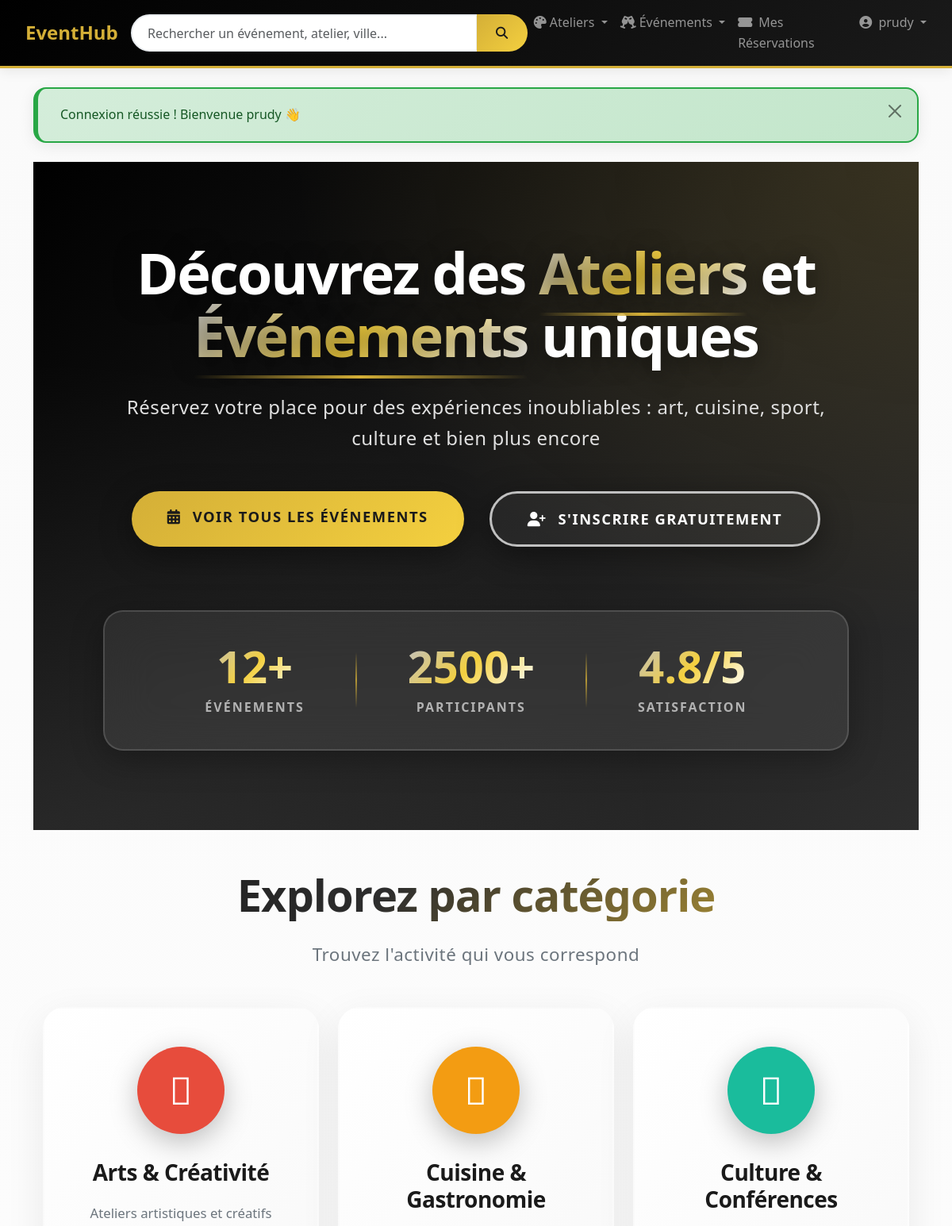
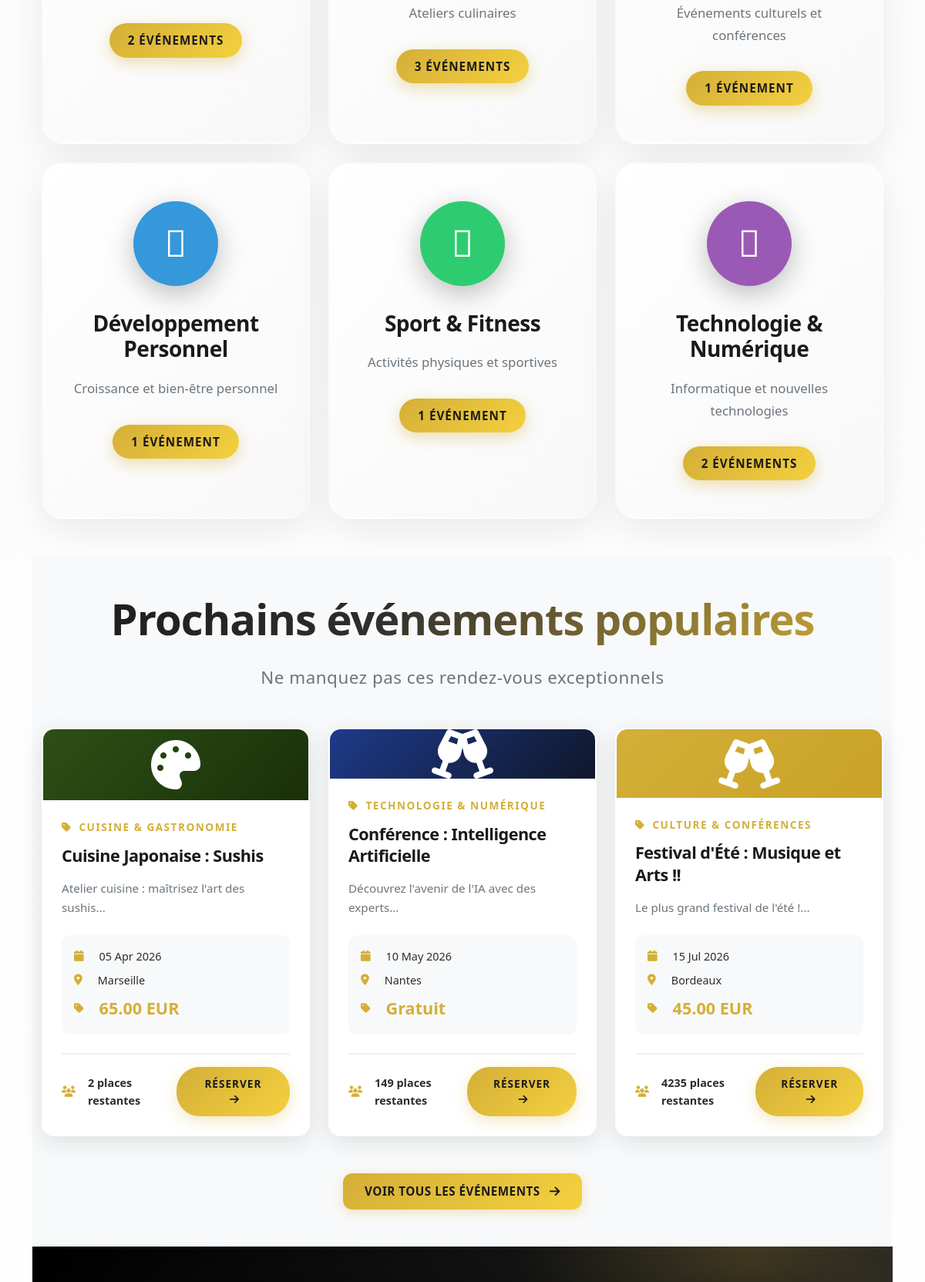
Screenshot of /?controller=home&action=index (signed in, upper part) with the database file from the repository (2 pictures, top to bottom).
### tables this page shows
CREATE TABLE `categories` (
  `id` int NOT NULL,
  `name` varchar(100) NOT NULL,
  `slug` varchar(100) NOT NULL COMMENT 'URL-friendly',
  `description` text,
  `color` varchar(7) DEFAULT '#667eea' COMMENT 'Code couleur hexadécimal',
  `icon` varchar(50) DEFAULT NULL COMMENT 'Font Awesome icon class',
  `is_active` tinyint(1) DEFAULT '1',
  `created_at` timestamp NULL DEFAULT CURRENT_TIMESTAMP,
  `updated_at` timestamp NULL DEFAULT CURRENT_TIMESTAMP ON UPDATE CURRENT_TIMESTAMP
);

CREATE TABLE `events` (
  `id` int NOT NULL,
  `title` varchar(255) NOT NULL,
  `slug` varchar(255) NOT NULL COMMENT 'URL-friendly',
  `type` enum('atelier','evenement') NOT NULL COMMENT 'Type de contenu',
  `description` text NOT NULL,
  `short_description` varchar(500) DEFAULT NULL COMMENT 'Résumé court pour listing',
  `date_start` datetime NOT NULL,
  `date_end` datetime DEFAULT NULL COMMENT 'Optionnel pour événements multi-jours',
  `duration` int DEFAULT NULL COMMENT 'Durée en minutes',
  `location` varchar(255) NOT NULL COMMENT 'Adresse ou lieu',
  `location_city` varchar(100) DEFAULT NULL,
  `location_postal_code` varchar(10) DEFAULT NULL,
  `is_online` tinyint(1) DEFAULT '0',
  `online_link` varchar(500) DEFAULT NULL COMMENT 'Lien visio si en ligne',
  `capacity` int NOT NULL DEFAULT '20' COMMENT 'Nombre de places total',
  `available_spots` int NOT NULL DEFAULT '20' COMMENT 'Places restantes',
  `min_participants` int DEFAULT '1' COMMENT 'Minimum de participants',
  `price` decimal(10,2) DEFAULT '0.00',
  `currency` varchar(3) DEFAULT 'EUR',
  `image` varchar(255) DEFAULT NULL COMMENT 'Nom du fichier image',
  `category_id` int DEFAULT NULL,
  `organizer_id` int DEFAULT NULL COMMENT 'Admin qui a créé l''événement',
  `status` enum('draft','published','cancelled','completed','full') DEFAULT 'draft',
  `is_featured` tinyint(1) DEFAULT '0' COMMENT 'Mise en avant',
  `views_count` int DEFAULT '0',
  `created_at` timestamp NULL DEFAULT CURRENT_TIMESTAMP,
  `updated_at` timestamp NULL DEFAULT CURRENT_TIMESTAMP ON UPDATE CURRENT_TIMESTAMP
);

### App/Views/home/index.php (the view, shortened to what the rows shown need)
<section class="hero-section">
    <div class="hero-content-wrapper">
        <div class="hero-content">
            <h1 class="hero-title animate-fade-in">
                Découvrez des <span class="gradient-text">Ateliers</span> et <span class="gradient-text">Événements</span> uniques
            </h1>
        </div>
    </div>
</section>
<section class="categories-section py-5">
    <div class="container">
        <div class="section-header text-center mb-5">
            <h2 class="section-title">Explorez par catégorie</h2>
        </div>
        <div class="row g-4">
            <?php if (!empty($categoryStats)): ?>
                <?php foreach ($categoryStats as $category): ?>
                    <div class="col-md-4">
                        <a href="?controller=event&action=index&category=<?= (int)$category->id ?>" class="category-card">
                            <div class="category-icon" style="background: <?= htmlspecialchars($category->color) ?>;">
                                <i class="<?= htmlspecialchars($category->icon) ?> fa-3x"></i>
                            </div>
                            <h3><?= htmlspecialchars($category->name) ?></h3>
                            <p><?= htmlspecialchars($category->description) ?></p>
                            <span class="category-count">
                                <?= (int)$category->event_count ?> <?= ((int)$category->event_count > 1) ? 'événements' : 'événement' ?>
                            </span>
                        </a>
                    </div>
                <?php endforeach; ?>
            <?php else: ?>
                <div class="col-12 text-center">
                    <p class="text-muted">Aucune catégorie disponible pour le moment.</p>
                </div>
            <?php endif; ?>
        </div>
    </div>
</section>
<section class="upcoming-events py-5 bg-light">
    <div class="container">
        <div class="section-header text-center mb-5">
            <h2 class="section-title">Prochains événements populaires</h2>
        </div>
        <div class="row g-4">
            <?php if (!empty($featuredEvents)): ?>
                <?php foreach ($featuredEvents as $event): ?>
                    <?php
                    $dateFormatted = $event->getFormattedDateStart('d M Y') ?? 'Date à définir';
                    $type = $event->getType();
                    $iconClass = ($type === 'atelier') ? 'fa-palette' : 'fa-glass-cheers';
                     $gradients = [
                        'linear-gradient(135deg, #c0c0c0 0%, #808080 100%)',
                        'linear-gradient(135deg, #d4af37 0%, #c9a227 100%)',
                        'linear-gradient(135deg, #8b1538 0%, #5d0e26 100%)',
                        'linear-gradient(135deg, #2d5016 0%, #1a3009 100%)',
                        'linear-gradient(135deg, #1e3a8a 0%, #0f172a 100%)',
                        'linear-gradient(135deg, #1a1a1a 0%, #000000 100%)',
                    ];
                    $randomGradient = $gradients[array_rand($gradients)];
                    $desc = $event->getShortDescription() ?? $event->getDescription() ?? '';
                    $desc = substr($desc, 0, 100);
                    $spots = (int)$event->getAvailableSpots();
                    $eventId = (int)($event->getId() ?? 0);
                    $controller = ($type === 'atelier') ? 'atelier' : 'event';
                    ?>
                    <div class="col-md-6 col-lg-4">
                        <div class="event-card">
                            <div class="event-image" style="background: <?= $randomGradient ?>; height: 200px; display: flex; align-items: center; justify-content: center;">
                                <i class="fas <?= $iconClass ?> fa-4x text-white"></i>
                            </div>
                            <div class="event-body">
                                <div class="event-category">
                                    <i class="fas fa-tag me-1"></i> <?= htmlspecialchars($event->getCategoryName() ?? 'Non catégorisé') ?>
                                </div>
                                <h3 class="event-title"><?= htmlspecialchars($event->getTitle() ?? '') ?></h3>
                                <p class="event-description">
                                    <?= htmlspecialchars($desc) ?>...
                                </p>
                                <div class="event-meta">
                                    <div class="event-date">
                                        <i class="fas fa-calendar me-2"></i>
                                        <span><?= htmlspecialchars($dateFormatted) ?></span>
                                    </div>
                                    <div class="event-location">
                                        <i class="fas fa-map-marker-alt me-2"></i>
                                        <span><?= htmlspecialchars($event->getLocationCity() ?? 'À définir') ?></span>
                                    </div>
                                    <div class="event-price">
                                        <i class="fas fa-tag me-2"></i>
                                        <strong><?= htmlspecialchars($event->getFormattedPrice()) ?></strong>
                                    </div>
                                </div>
                                <div class="event-footer">
                                    <div class="event-spots">
                                        <i class="fas fa-users me-2"></i>
                                        <span>
                                            <?= $spots ?> place<?= ($spots > 1) ? 's' : '' ?>
                                            restante<?= ($spots > 1) ? 's' : '' ?>
                                        </span>
                                    </div>
                                    <a href="?controller=<?= $controller ?>&action=show&id=<?= $eventId ?>" class="btn btn-sm btn-primary">
                                        Réserver <i class="fas fa-arrow-right ms-1"></i>
                                    </a>
                                </div>
                            </div>
                        </div>
                    </div>
                <?php endforeach; ?>
            <?php else: ?>
                <div class="col-12 text-center">
                    <p class="text-muted">Aucun événement à venir pour le moment.</p>
                </div>
            <?php endif; ?>
        </div>
    </div>
</section>

### rows the page displays
categories: name "Arts & Créativité", description "Ateliers artistiques et créatifs", event_count "2", shows "ÉVÉNEMENTS"
categories: name "Cuisine & Gastronomie", description "Ateliers culinaires", event_count "3", shows "ÉVÉNEMENTS"
categories: name "Culture & Conférences", description "Événements culturels et conférences", event_count "1", shows "ÉVÉNEMENT"
categories: name "Développement Personnel", description "Croissance et bien-être personnel", event_count "1", shows "ÉVÉNEMENT"
categories: name "Sport & Fitness", description "Activités physiques et sportives", event_count "1", shows "ÉVÉNEMENT"
categories: name "Technologie & Numérique", description "Informatique et nouvelles technologies", event_count "2", shows "ÉVÉNEMENTS"
events: category.name "CUISINE & GASTRONOMIE", title "Cuisine Japonaise : Sushis", short_description "Atelier cuisine : maîtrisez l'art des sushis", date_start "05 Apr 2026", location_city "Marseille", $event->getFormattedPrice() "65.00 EUR", available_spots "2"
events: category.name "TECHNOLOGIE & NUMÉRIQUE", title "Conférence : Intelligence Artificielle", short_description "Découvrez l'avenir de l'IA avec des experts", date_start "10 May 2026", location_city "Nantes", price "Gratuit", available_spots "149"
events: category.name "CULTURE & CONFÉRENCES", title "Festival d'Été : Musique et Arts !!", short_description "Le plus grand festival de l'été !", date_start "15 Jul 2026", location_city "Bordeaux", $event->getFormattedPrice() "45.00 EUR", available_spots "4235"

### other values shown
$displayName "prudy"
$message "Connexion réussie ! Bienvenue prudy 👋"
$totalEvents "12"
